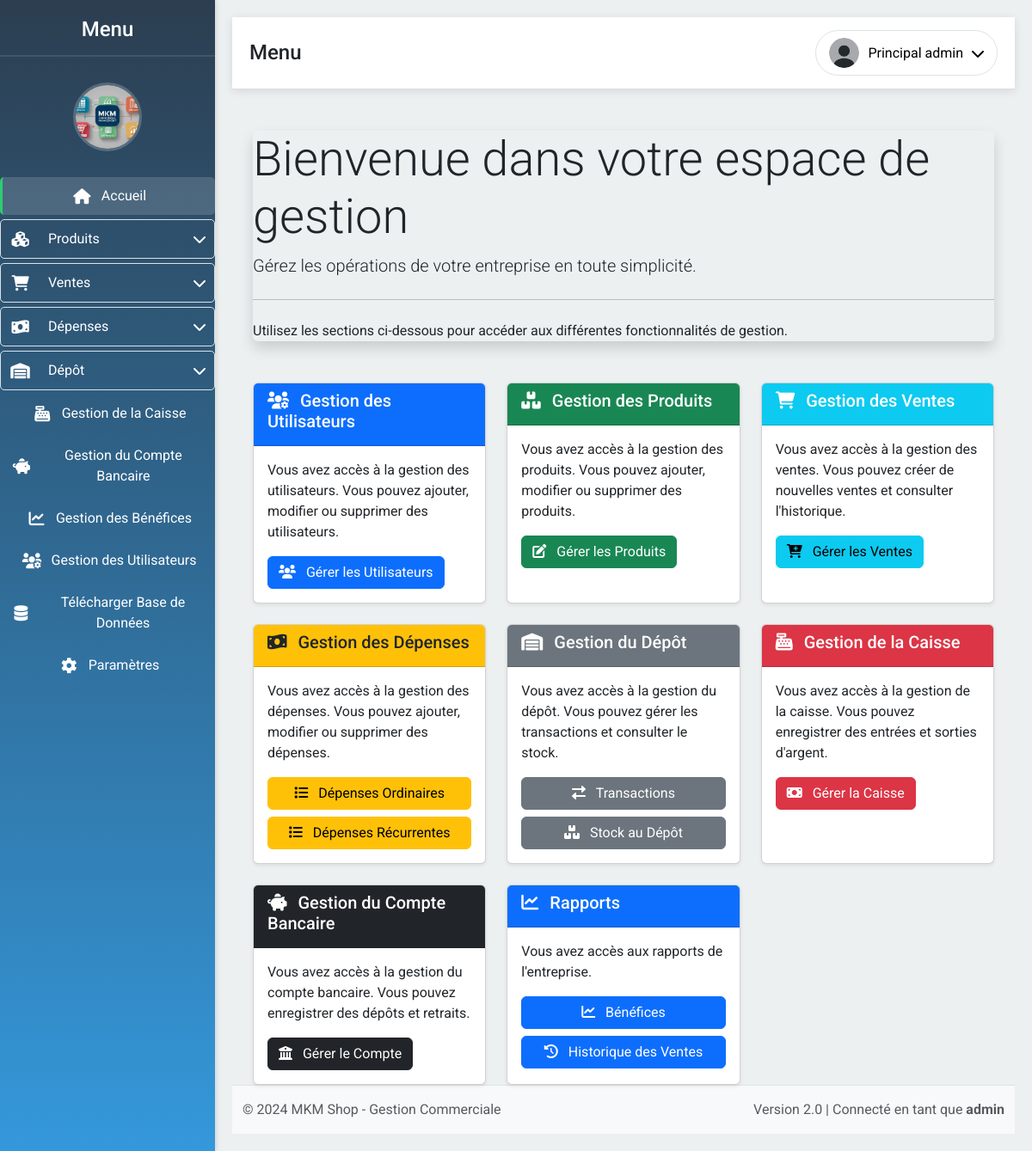
Screenshot of / (signed in) with the database file from the repository.
### app/models.py (models this page shows, shortened)
class User(UserMixin, db.Model):
    __tablename__ = 'user'
    id = db.Column(db.Integer, primary_key=True)
    email = db.Column(db.String(100), unique=True, nullable=False)
    password = db.Column(db.String(100), nullable=False)
    firstname = db.Column(db.String(100), nullable=True)
    lastname = db.Column(db.String(100), nullable=True)
    photo = db.Column(db.String(200), nullable=True)
    role = db.Column(db.String(50), default='vendeur')
    permissions = db.Column(JSON, nullable=True)
    def is_admin(self):
        return self.role == 'admin'
    def has_permission(self, permission):
        if self.is_admin():
            return True
        return self.permissions and permission in self.permissions

### app/routes.py (the view)
@bp.route('/')
@login_required
def index():
    total_produits = Produits.query.count()
    transactions = TransactionsProduit.query.order_by(TransactionsProduit.date_transaction.desc()).limit(5).all()
    return render_template('index.html', total_produits=total_produits, transactions=transactions)

### app/templates/index.html (shortened to what this page needs)
{% extends "layout.html" %}
{% block content %}
<div class="container">
    <div class="jumbotron mt-5 shadow rounded">
        <h1 class="display-4">Bienvenue dans votre espace de gestion</h1>
        <p class="lead">Gérez les opérations de votre entreprise en toute simplicité.</p>
        <hr class="my-4">
        <p>Utilisez les sections ci-dessous pour accéder aux différentes fonctionnalités de gestion.</p>
    </div>
    <div class="row row-cols-1 row-cols-md-2 row-cols-lg-3 g-4 mt-4">
        {% if current_user.has_permission('gestion_utilisateurs') %}
        <div class="col">
            <div class="card h-100 shadow-sm">
                <div class="card-header bg-primary text-white">
                    <h2 class="h5"><i class="fas fa-users-cog me-2"></i> Gestion des Utilisateurs</h2>
                </div>
                <div class="card-body">
                    <p class="card-text">Vous avez accès à la gestion des utilisateurs. Vous pouvez ajouter, modifier ou supprimer des utilisateurs.</p>
                    <a href="/gestion_utilisateurs" class="btn btn-primary">
                        <i class="fas fa-users me-2"></i> Gérer les Utilisateurs
                    </a>
                </div>
            </div>
        </div>
        {% endif %}
        {% if current_user.has_permission('gestion_produits') %}
        <div class="col">
            <div class="card h-100 shadow-sm">
                <div class="card-header bg-success text-white">
                    <h2 class="h5"><i class="fas fa-boxes me-2"></i> Gestion des Produits</h2>
                </div>
                <div class="card-body">
                    <p class="card-text">Vous avez accès à la gestion des produits. Vous pouvez ajouter, modifier ou supprimer des produits.</p>
                    <a href="/gestion_produits" class="btn btn-success">
                        <i class="fas fa-edit me-2"></i> Gérer les Produits
                    </a>
                </div>
            </div>
        </div>
        {% endif %}
        {% if current_user.has_permission('gestion_ventes') %}
        <div class="col">
            <div class="card h-100 shadow-sm">
                <div class="card-header bg-info text-white">
                    <h2 class="h5"><i class="fas fa-shopping-cart me-2"></i> Gestion des Ventes</h2>
                </div>
                <div class="card-body">
                    <p class="card-text">Vous avez accès à la gestion des ventes. Vous pouvez créer de nouvelles ventes et consulter l'historique.</p>
                    <a href="/ventes" class="btn btn-info">
                        <i class="fas fa-cart-plus me-2"></i> Gérer les Ventes
                    </a>
                </div>
            </div>
        </div>
        {% endif %}
        {% if current_user.has_permission('gestion_depenses_ordinaires') or current_user.has_permission('gestion_depenses_recurrentes') %}
        <div class="col">
            <div class="card h-100 shadow-sm">
                <div class="card-header bg-warning text-dark">
                    <h2 class="h5"><i class="fas fa-money-bill-wave me-2"></i> Gestion des Dépenses</h2>
                </div>
                <div class="card-body">
                    <p class="card-text">Vous avez accès à la gestion des dépenses. Vous pouvez ajouter, modifier ou supprimer des dépenses.</p>
                    <div class="d-grid gap-2">
                        {% if current_user.has_permission('gestion_depenses_ordinaires') %}
                        <a href="/depenses_ordinaires" class="btn btn-warning">
                            <i class="fas fa-list me-2"></i> Dépenses Ordinaires
                        </a>
                        {% endif %}
                        {% if current_user.has_permission('gestion_depenses_recurrentes') %}
                        <a href="/depenses_recurrentes" class="btn btn-warning">
                            <i class="fas fa-list me-2"></i> Dépenses Récurrentes
                        </a>
                        {% endif %}
                    </div>
                </div>
            </div>
        </div>
        {% endif %}
        {% if current_user.has_permission('gestion_depot') %}
        <div class="col">
            <div class="card h-100 shadow-sm">
                <div class="card-header bg-secondary text-white">
                    <h2 class="h5"><i class="fas fa-warehouse me-2"></i> Gestion du Dépôt</h2>
                </div>
                <div class="card-body">
                    <p class="card-text">Vous avez accès à la gestion du dépôt. Vous pouvez gérer les transactions et consulter le stock.</p>
                    <div class="d-grid gap-2">
                        <a href="/gestion_transactions_depot" class="btn btn-secondary">
                            <i class="fas fa-exchange-alt me-2"></i> Transactions
                        </a>
                        <a href="/stock_depot" class="btn btn-secondary">
                            <i class="fas fa-boxes me-2"></i> Stock au Dépôt
                        </a>
                    </div>
                </div>
            </div>
        </div>
        {% endif %}
        {% if current_user.has_permission('gestion_caise') %}
        <div class="col">
            <div class="card h-100 shadow-sm">
                <div class="card-header bg-danger text-white">
                    <h2 class="h5"><i class="fas fa-cash-register me-2"></i> Gestion de la Caisse</h2>
                </div>
                <div class="card-body">
                    <p class="card-text">Vous avez accès à la gestion de la caisse. Vous pouvez enregistrer des entrées et sorties d'argent.</p>
                    <a href="/gestion_caisse" class="btn btn-danger">
                        <i class="fas fa-money-bill me-2"></i> Gérer la Caisse
                    </a>
                </div>
            </div>
        </div>
        {% endif %}
        {% if current_user.has_permission('gestion_banque') %}
        <div class="col">
            <div class="card h-100 shadow-sm">
                <div class="card-header bg-dark text-white">
                    <h2 class="h5"><i class="fas fa-piggy-bank me-2"></i> Gestion du Compte Bancaire</h2>
                </div>
                <div class="card-body">
                    <p class="card-text">Vous avez accès à la gestion du compte bancaire. Vous pouvez enregistrer des dépôts et retraits.</p>
                    <a href="/gestion_compte_bancaire" class="btn btn-dark">
                        <i class="fas fa-university me-2"></i> Gérer le Compte
                    </a>
                </div>
            </div>
        </div>
        {% endif %}
        {% if current_user.has_permission('voir_benefice') or current_user.has_permission('voir_historique_vente') %}
        <div class="col">
            <div class="card h-100 shadow-sm">
                <div class="card-header bg-primary text-white">
                    <h2 class="h5"><i class="fas fa-chart-line me-2"></i> Rapports</h2>
                </div>
                <div class="card-body">
                    <p class="card-text">Vous avez accès aux rapports de l'entreprise.</p>
                    <div class="d-grid gap-2">
                        {% if current_user.has_permission('voir_benefice') %}
                        <a href="/benefices" class="btn btn-primary">
                            <i class="fas fa-chart-line me-2"></i> Bénéfices
                        </a>
                        {% endif %}
                        {% if current_user.has_permission('voir_historique_vente') %}
                        <a href="/historique_ventes" class="btn btn-primary">
                            <i class="fas fa-history me-2"></i> Historique des Ventes
                        </a>
                        {% endif %}
                    </div>
                </div>
            </div>
        </div>
        {% endif %}
    </div>
</div>
{% endblock %}

### app/templates/layout.html (shortened to what this page needs)
<!DOCTYPE html>
<html lang="fr">
<head>
    <link href="{{ url_for('static', filename='css/bootstrap.min.css') }}" rel="stylesheet">
    <link href="{{ url_for('static', filename='css/all.min.css') }}" rel="stylesheet">
    <link href="{{ url_for('static', filename='css/style.css') }}" rel="stylesheet">
</head>
<body>
    <div class="sidebar" id="sidebar">
        <h2 style="text-align: center;">Menu</h2>
        <div class="logo-container" style="text-align: center; margin-top: 20px;">
            <img src="{{ url_for('static', filename='uploads/logo.png') }}" alt="Logo" style="width: 80px; height: 80px; border-radius: 50%; object-fit: cover;">
        </div>
        <a href="/" class="nav-link {% if request.endpoint == 'routes.index' %}active{% endif %}">
            <i class="fas fa-home"></i> <span>Accueil</span>
        </a>
        {% if current_user.is_authenticated %}
            {% if current_user.has_permission('gestion_produits') or current_user.has_permission('voir_stock_boutique') or current_user.has_permission('voir_stock_globale') %}
                <a href="#produits" class="nav-link dropdown-toggle" id="dropdown-produits">
                    <i class="fas fa-cubes"></i> <span>Produits</span>
                </a>
            {% endif %}
            {% if current_user.has_permission('gestion_ventes') or current_user.has_permission('voir_historique_vente') %}
                <a href="#ventes" class="nav-link dropdown-toggle" id="dropdown-ventes">
                    <i class="fas fa-shopping-cart"></i> <span>Ventes</span>
                </a>
            {% endif %}
            {% if current_user.has_permission('gestion_depenses_ordinaires') or current_user.has_permission('gestion_depenses_recurrentes') %}
                <a href="#depenses" class="nav-link dropdown-toggle" id="dropdown-depenses">
                    <i class="fas fa-money-bill-wave"></i> <span>Dépenses</span>
                </a>
            {% endif %}
            {% if current_user.has_permission('gestion_depot') or current_user.has_permission('voir_stock_depot') or current_user.has_permission('gestion_livraisons') %}
                <a href="#depot" class="nav-link dropdown-toggle" id="dropdown-depot">
                    <i class="fas fa-warehouse"></i> <span>Dépôt</span>
                </a>
            {% endif %}
            {% if current_user.has_permission('gestion_caise') %}
                <a href="/gestion_caisse" class="nav-link {% if request.endpoint == 'routes.gestion_caisse' %}active{% endif %}">
                    <i class="fas fa-cash-register"></i> <span>Gestion de la Caisse</span>
                </a>
            {% endif %}
            {% if current_user.has_permission('gestion_banque') %}
                <a href="/gestion_compte_bancaire" class="nav-link {% if request.endpoint == 'routes.gestion_compte_bancaire' %}active{% endif %}">
                    <i class="fas fa-piggy-bank"></i> <span>Gestion du Compte Bancaire</span>
                </a>
            {% endif %}
            {% if current_user.has_permission('voir_benefice') %}
                <a href="/benefices" class="nav-link {% if request.endpoint == 'routes.gestion_benefices' %}active{% endif %}">
                    <i class="fas fa-chart-line"></i> <span>Gestion des Bénéfices</span>
                </a>
            {% endif %}
            {% if current_user.has_permission('gestion_utilisateurs') %}
                <a href="/gestion_utilisateurs" class="nav-link {% if request.endpoint == 'routes.gestion_utilisateurs' %}active{% endif %}">
                    <i class="fas fa-users-cog"></i> <span>Gestion des Utilisateurs</span>
                </a>
            {% endif %}
            {% if current_user.has_permission('gestion_utilisateurs') %}
                <a href="{{ url_for('routes.telecharger_base_donnees') }}" class="nav-link">
                    <i class="fas fa-database"></i> <span>Télécharger Base de Données</span>
                </a>
            {% endif %}
            <a href="/parametres" class="nav-link {% if request.endpoint == 'routes.parametres' %}active{% endif %}">
                <i class="fas fa-cog"></i> <span>Paramètres</span>
            </a>
        {% endif %}
    </div>
    <div class="content">
        <div class="header">
            <div class="page-title">
                <h4 class="mb-0">{% block page_title %}{% endblock %}</h4>
            </div>
            <div class="dropdown">
                {% if current_user.is_authenticated %}
                    <button class="btn btn-light dropdown-toggle" id="profileDropdown" data-bs-toggle="dropdown">
                        <img src="{{ url_for('static', filename=current_user.photo if current_user.photo else 'images/default.png') }}"
                             alt="Profile Picture" width="40" height="40" class="rounded-circle">
                        <span class="d-none d-md-inline">{{ current_user.firstname }} {{ current_user.lastname }}</span>
                    </button>
                {% else %}
                    <a href="/login" class="btn btn-light">
                        <i class="fas fa-sign-in-alt"></i> Connexion
                    </a>
                {% endif %}
            </div>
        </div>
        <div class="container-fluid mt-4 content-ajax">
            {% block content %}{% endblock %}
        </div>
        <footer class="footer mt-auto py-3 bg-light border-top">
            <div class="container">
                <div class="row">
                    <div class="col-md-6">
                        <span class="text-muted">© 2024 MKM Shop - Gestion Commerciale</span>
                    </div>
                    <div class="col-md-6 text-md-end">
                        <span class="text-muted">Version 2.0 | {% if current_user.is_authenticated %}Connecté en tant que <strong>{{ current_user.role }}</strong>{% endif %}</span>
                    </div>
                </div>
            </div>
        </footer>
    </div>
</body>
</html>

### rows the page displays
User: firstname "Principal", lastname "admin", role "admin"
